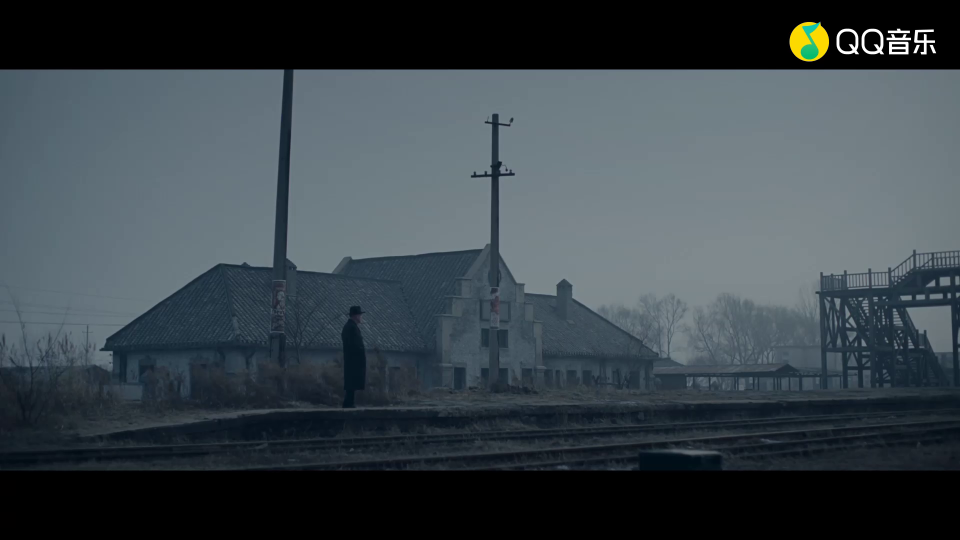
#> input picture frame 53 of Lab/Lab/video/video1.mp4, 1920 x 1080 px, given in place of vtest.avi, which was not available (shown at 1/2 size)
$ python problem.py
#> lines starting #> are read from the running program, lines starting #| are printed output that depends on the picture
import numpy as np
import cv2 as cv

click_flag = 1


def oncall_mouse(event, x, y, flags, param):
    global click_flag
    if event == cv.EVENT_FLAG_LBUTTON:
        click_flag = not click_flag


cap1 = cv.VideoCapture('../video/vtest.avi')
cap2 = cv.VideoCapture('../video/video1.mp4')

fourcc = cv.VideoWriter_fourcc(*'XVID')
output = cv.VideoWriter('../video/lab2_output.avi', fourcc, 20, (768, 576))

cv.namedWindow('test:')

while cap1.isOpened():
    flag1, frame1 = cap1.read()
#> frame1 is the input picture: shape (1080, 1920, 3); mean B, G, R 74.3, 68.3, 58.6
    flag2, frame2 = cap2.read()
    roi = frame2[300:300 + 576, 300:300 + 768]
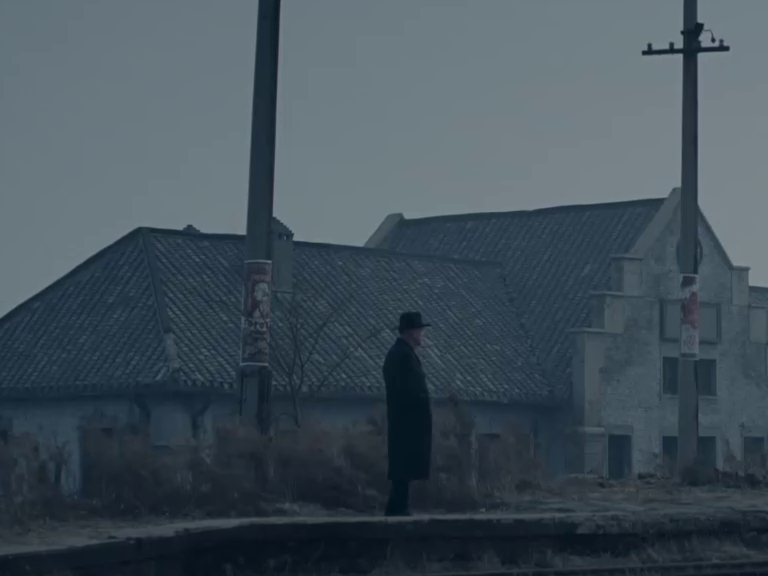
#> roi: shape (576, 768, 3); mean B, G, R 89.7, 80.1, 66.3
    # print("Shape of frame1:", frame1.shape)
    # print("Shape of roi:", roi.shape)

    if flag1 and flag2:
#> (the run stopped early here; a loop or call above may not have finished)

$ run again, starting later in the video
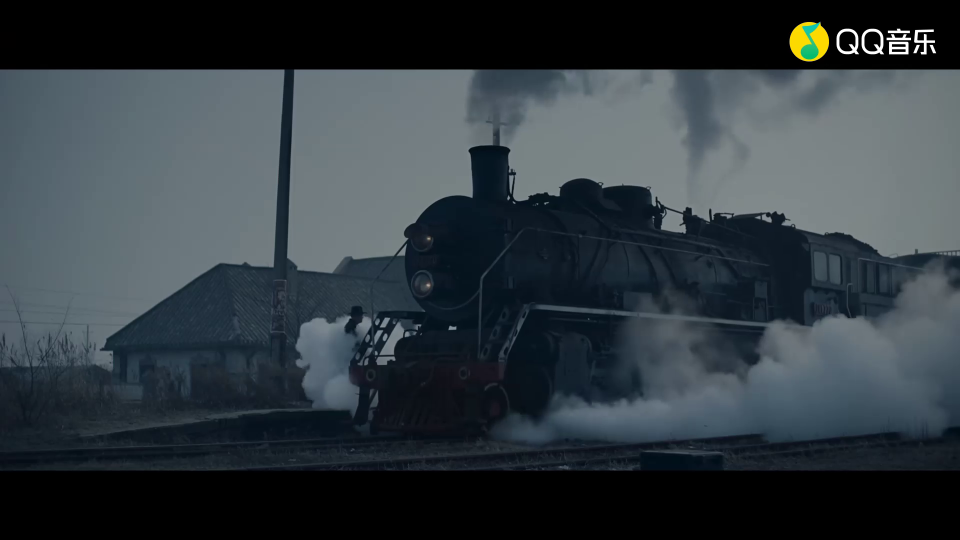
#> input picture frame 242 of Lab/Lab/video/video1.mp4, 1920 x 1080 px, given in place of vtest.avi, which was not available (shown at 1/2 size)
#> frame1 is the input picture: shape (1080, 1920, 3); mean B, G, R 64.5, 58.8, 50
#> `roi = frame2[300:300 + 576, 300:300 + 768]`:
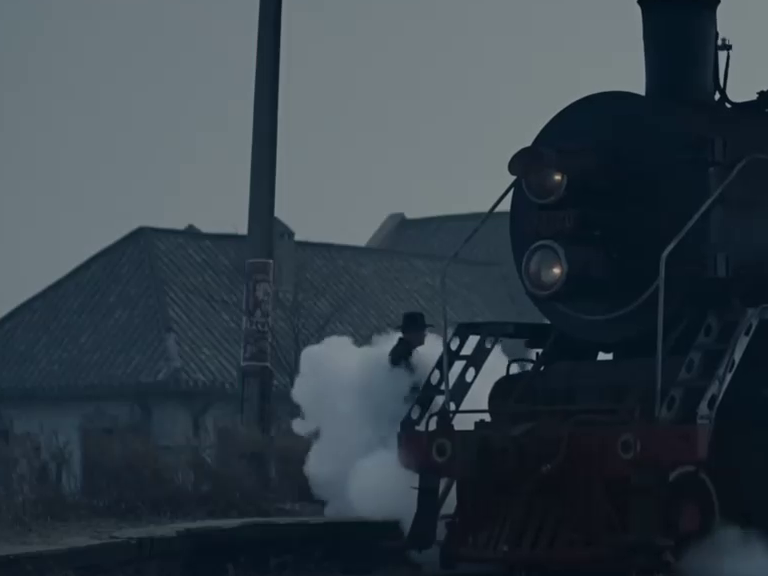
#> roi: shape (576, 768, 3); mean B, G, R 73.5, 64.7, 53.1

$ run again, starting later in the video
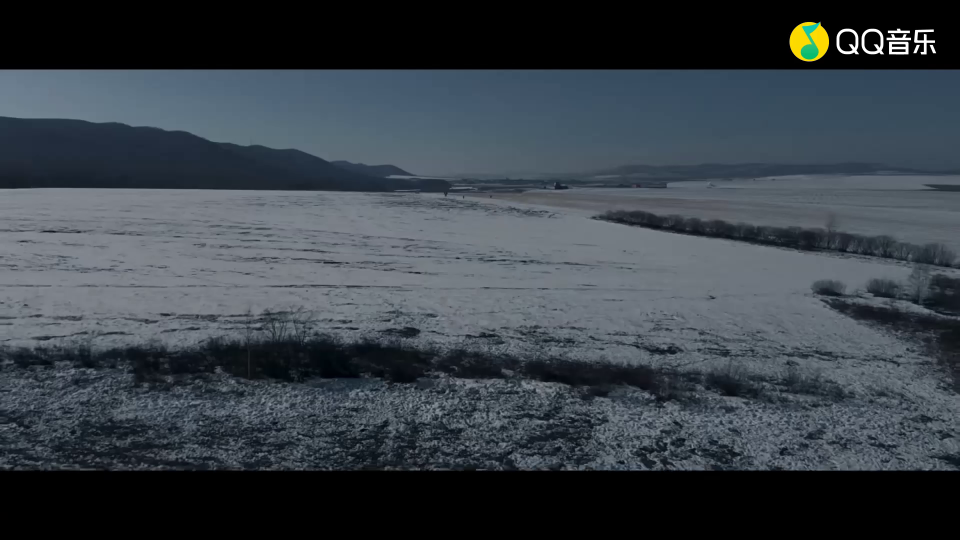
#> input picture frame 430 of Lab/Lab/video/video1.mp4, 1920 x 1080 px, given in place of vtest.avi, which was not available (shown at 1/2 size)
#> frame1 is the input picture: shape (1080, 1920, 3); mean B, G, R 71.6, 64.4, 56.7
#> `roi = frame2[300:300 + 576, 300:300 + 768]`:
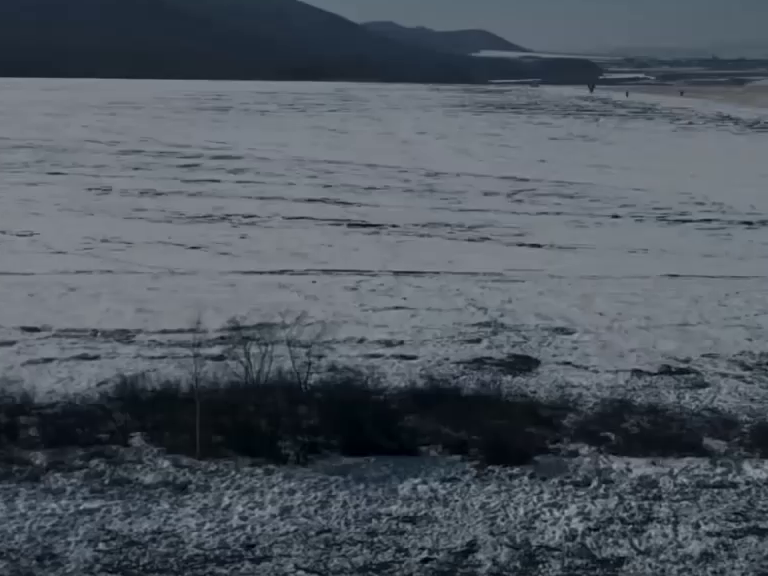
#> roi: shape (576, 768, 3); mean B, G, R 96, 87.5, 79.5
